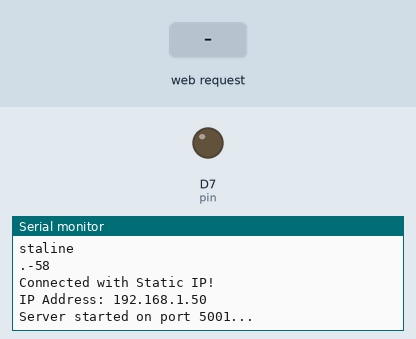
Simulated run of this sketch. Board: Arduino Uno R4 WiFi. Shown: output pins drawn as LEDs (lit = HIGH), the last lines printed to the serial monitor. Inputs (shaded band) come from the test bench. WiFi joins after 1.5 s; servers stay silent unless stated; uploads are accepted with an empty reply.

Above: at 3.7 s.
3.8 s: HTTP request GET /FLIPSTATE received
At 5.0 s:
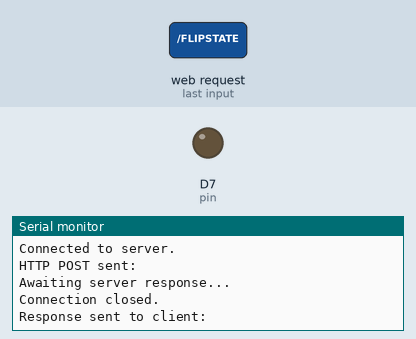
5.3 s: HTTP request GET /GETSTATE received
At 5.47 s:
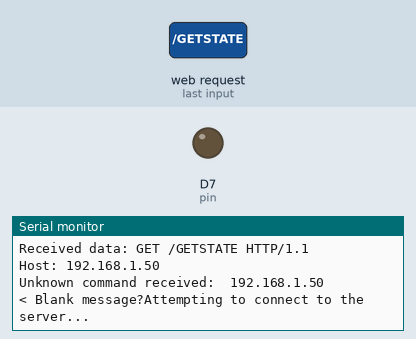

Measured:
- after the input at 3.8 s, the serial monitor: prints a new line at once (image 1)
- after the input at 5.3 s, the serial monitor: prints a new line at once (image 2)

The sketch:

WifiServer.ino
```cpp
#include <WiFiS3.h>

// WiFi credentials
const char* ssid = "staline"; // Replace with your network name
const char* password = "mdptemporaire1"; // Replace with your network password

// Server details
const char* serverIP = "172.20.10.5";  // Replace with your flask server ip
const int serverPort = 5000;           // Replace with your flask server port

const int pin = 7;
int state = 0;

WiFiClient client;
WiFiServer server(5001);
int status = WL_IDLE_STATUS;

unsigned long lastRequestTime = 0;
// RATE LIMIT
const unsigned long requestInterval = 1000;

void setup() {
  Serial.begin(115200);
  delay(1000);

  pinMode(pin, OUTPUT);
  Serial.println("Attempting to connect to WPA SSID: ");
  while (status != WL_CONNECTED) {
    Serial.println(ssid);
    status = WiFi.begin(ssid, password);
    Serial.print(".");
    Serial.println(WiFi.RSSI());
  }

  Serial.println("\nConnected with Static IP!");
  Serial.print("IP Address: ");
  Serial.println(WiFi.localIP());

  server.begin();
  Serial.println("Server started on port 5001...");
}

void loop() {

  unsigned long currentTime = millis();
  if (currentTime - lastRequestTime < requestInterval) {
    return; // Skip processing if within the interval
  }

  // Check if a new client is connected
  WiFiClient incomingClient = server.available();
  incomingClient.setTimeout(1000);
  if (incomingClient) {
    lastRequestTime = currentTime;
    Serial.println("New client connected.");

    // Keep the connection open as long as the client is connected
    while (incomingClient.connected()) {
      // Check if data is available from the client
      if (incomingClient.available()) {
        String receivedData = "";

        // Read all available data
        while (incomingClient.available()) {
          char c = incomingClient.read();
          receivedData += c;
        }

        // Output the received data to the Serial Monitor
        if (receivedData.length() > 0) {
          Serial.println("Received data: " + receivedData);

          // Process the received data
          processData(incomingClient, receivedData);
        }
      }

      // Small delay to prevent busy-waiting
      delay(10);
    }

    Serial.println("Client disconnected.");
  }
}


void processData(WiFiClient& client, String receivedData) {
  Serial.println("Received data: " + receivedData);
  receivedData.trim();  // Remove any extra whitespace or newline characters
  String toSend;
  String message;
  String timer;

  int delimiterIndex = receivedData.indexOf(':');
  if (delimiterIndex != -1) {
    timer = receivedData.substring(0, delimiterIndex);
    message = receivedData.substring(delimiterIndex + 1);
  }

  if (message == "FLIPSTATE") {
    // Toggle pin state and prepare the response message
    if (state == 0) {
      digitalWrite(pin, HIGH);
      toSend = String(timer) + ":Pin " + String(pin) + " set to HIGH (Relay OFF, Light OFF)";
      state = 1;
    } else if (state == 1) {
      digitalWrite(pin, LOW);
      toSend = String(timer) + ":Pin " + String(pin) + " set to LOW (Relay ON, Light ON)";
      state = 0;
    }

    // Send the response to the Flask server using a properly formatted HTTP POST request

  } else if (message == "GETSTATE") {
    int pin = 7;
    int state = digitalRead(pin);
    String word = processWord(state);
    toSend = String(timer) + ":Pin " + String(pin) + "'s STATE is currently: " + word;
  } else {
    Serial.println("Unknown command received: " + message);
  }

  sendHttpPost(toSend);
  Serial.println("Response sent to client: " + toSend);
}


// Function to send a properly formatted HTTP POST request
void sendHttpPost(String message) {
    // Attempt to connect to the server if not already connected
    if(message == " " || message == "" || message == NULL) {
      Serial.print(String(message) + "< Blank message?");
    }

    if (!client.connected()) {
        Serial.println("Attempting to connect to the server...");
        if (!client.connect(serverIP, serverPort)) {
            Serial.println("Connection to server failed.");
            return; // Exit if connection fails
        }
        Serial.println("Connected to server.");
    }
    // Build the HTTP POST request
    String httpRequest = "POST / HTTP/1.1\r\n";
    httpRequest += "Host: " + String(serverIP) + "\r\n";
    httpRequest += "Content-Type: text/plain\r\n";
    httpRequest += "Content-Length: " + String(message.length()) + "\r\n";
    httpRequest += "Connection: close\r\n\r\n"; // Close connection after the request
    httpRequest += message;

    // Send the request
    client.print(httpRequest);
    Serial.println("HTTP POST sent:");
    //Serial.println(httpRequest);

    // Wait for and print the server response
    Serial.println("Awaiting server response...");
    while (client.connected() || client.available()) {
        if (client.available()) {
            String response = client.readStringUntil('\n');
            //Serial.println("Server response: " + response);
          }
    }

    // Close the connection
    client.stop();
    Serial.println("Connection closed.");
}

// Return HIGH or LOW depending on state
String processWord(int state) {
  return (state == 1)? "HIGH" : "LOW";
}
```
